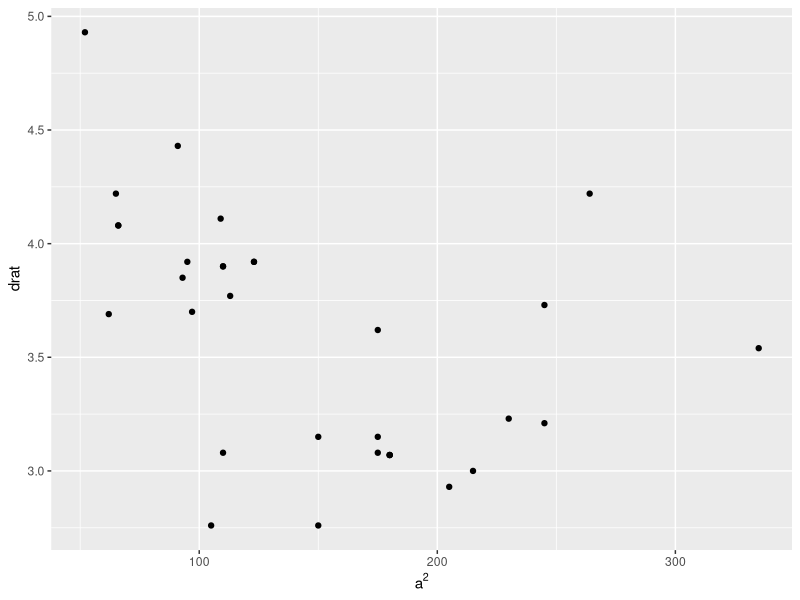
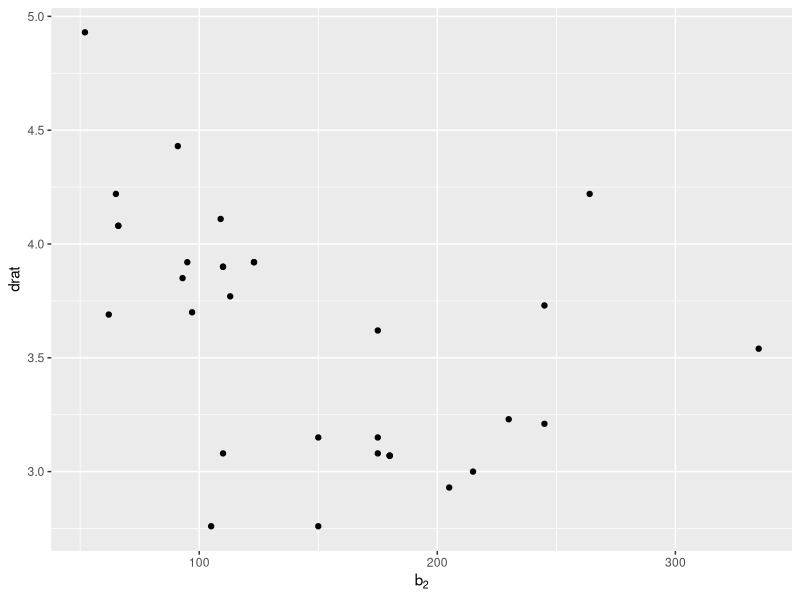
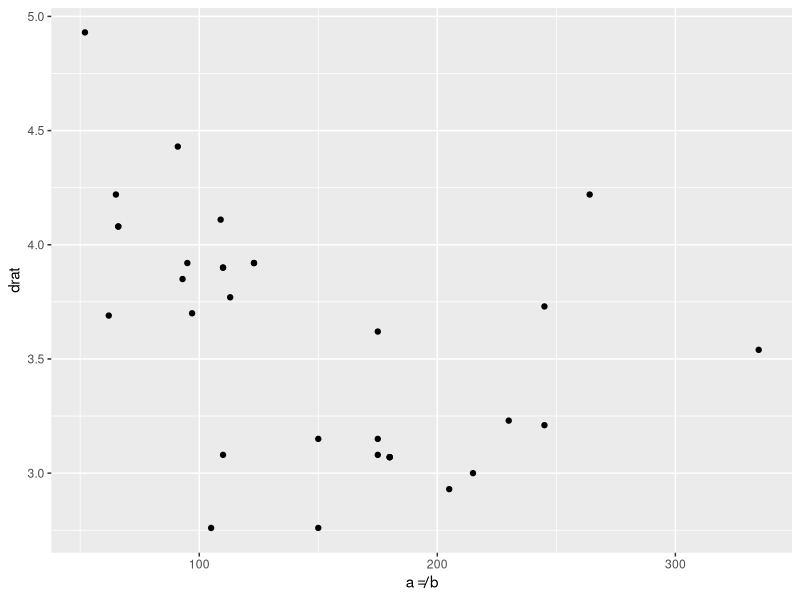
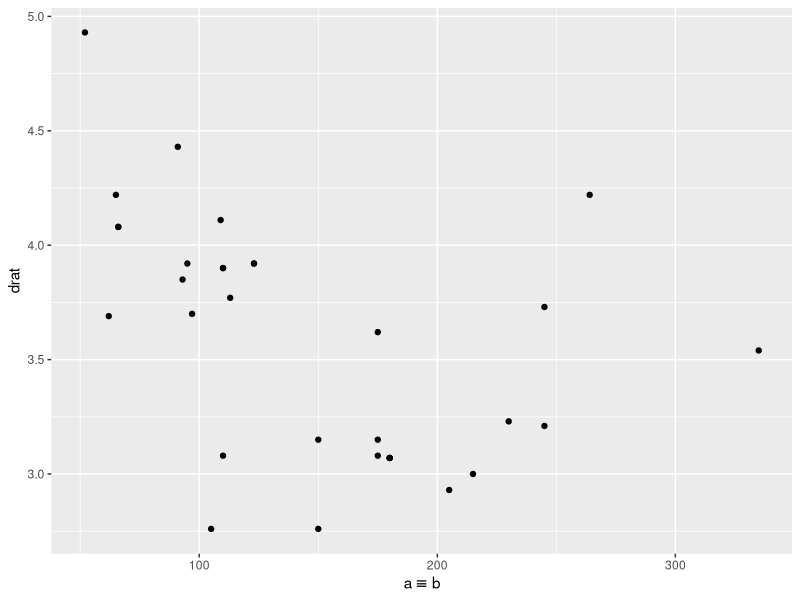
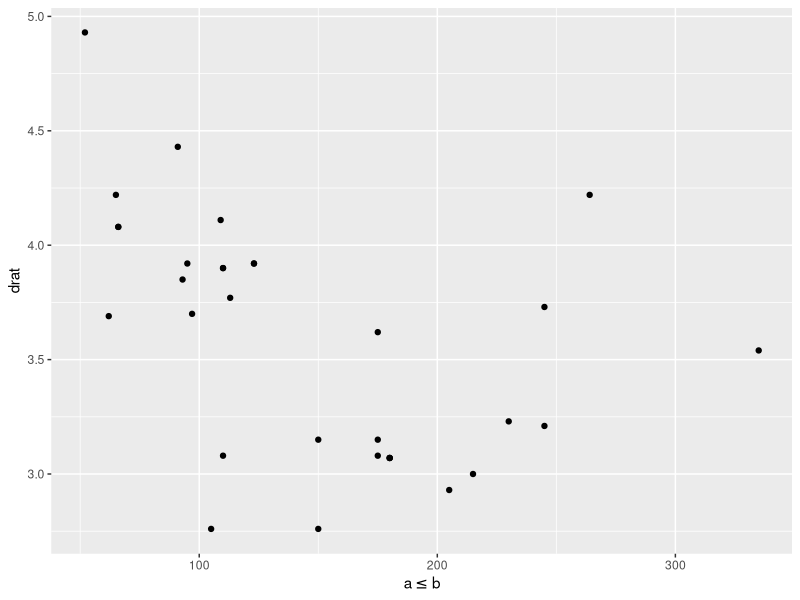
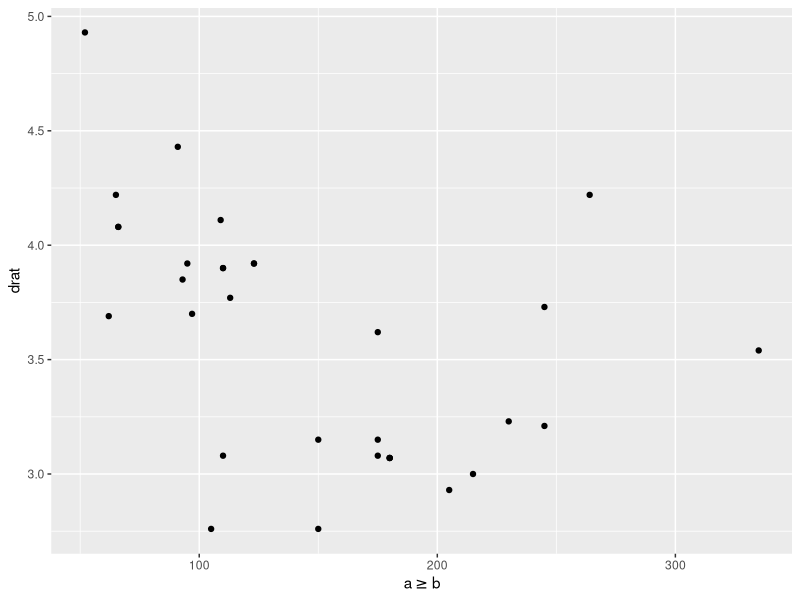
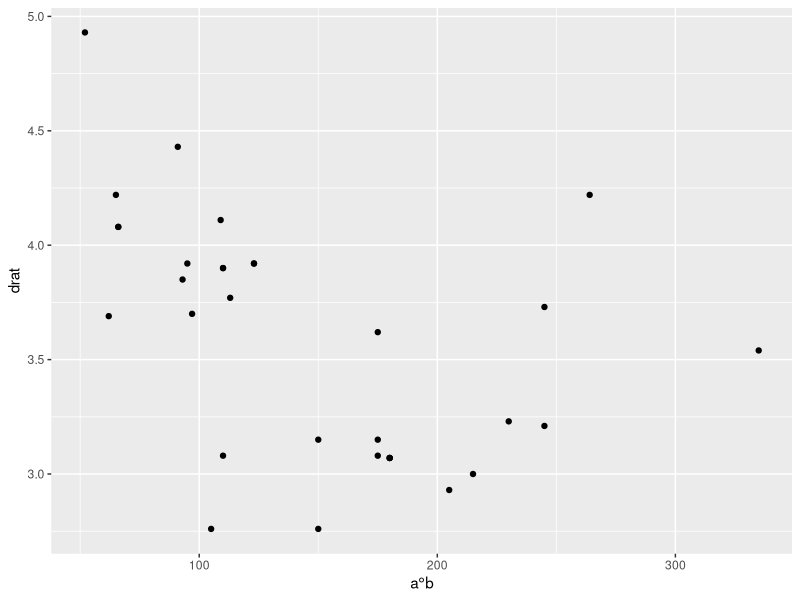
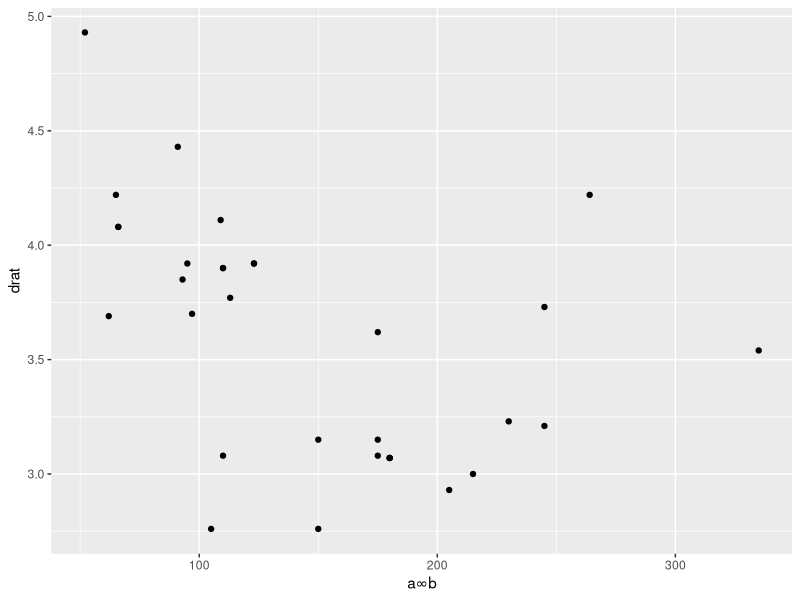

These charts were generated, in order, by the following R code:
# Kirilkin Vladimir PI18-2
library(ggplot2) 
 
#task 2 
plot_with_label <- function(x) ggplot(mtcars, aes(hp, drat)) + geom_point() + scale_x_continuous(x) 
plot_with_label(quote(a ^ 2))
plot_with_label(quote(b[2]))
plot_with_label(quote(a != b))
plot_with_label(quote(a %==% b))
plot_with_label(quote(a <= b))
plot_with_label(quote(a >= b))
plot_with_label(quote(paste(a * degree, b)))
plot_with_label(quote(paste(a, infinity, b)))
 
#task 3 
ggplot(mtcars, aes(hp, drat)) + geom_point() + labs(x = NULL, y = NULL) 
 
#task 4 
ggplot(mtcars, aes(hp, drat)) + geom_point() + scale_x_log10(minor_breaks = 100) 
 
#task 5 
ggplot(mtcars, aes(hp, drat)) + geom_point() + scale_x_continuous(breaks = 100, labels = "here") 
 
#task 6 
ggplot(mtcars, aes(hp, drat, colour = hp)) + geom_point() + scale_colour_continuous(name="Horse power", labels=scales::unit_format(unit="hp")) 
 
#task 7 
ggplot(mtcars, aes(hp, qsec, colour = qsec)) + geom_point() + labs(x = NULL, y = NULL) + scale_colour_continuous(name = "Разгон", labels = scales::unit_format(unit = "seq")) 
ggplot(mtcars, aes(hp, qsec, colour = qsec)) + geom_point() + labs(x = NULL, y = NULL) + scale_colour_continuous(name = "Разгон", labels = scales::unit_format(unit = "seq")) + theme(legend.position = "bottom") 
ggplot(mtcars, aes(hp, qsec, colour = qsec)) + geom_point() + labs(x = NULL, y = NULL) + scale_colour_continuous(name = "Разгон", labels = scales::unit_format(unit = "seq")) + theme(legend.position = "left") 
ggplot(mtcars, aes(hp, qsec, colour = qsec)) + geom_point() + labs(x = NULL, y = NULL) + scale_colour_continuous(name = "Разгон", labels = scales::unit_format(unit = "seq")) + theme(legend.position = c(0.4, 0.2)) 
 
#task 8 
ggplot(mtcars, aes(hp, wt, colour = wt, size = hp)) + geom_tile() + labs(x = NULL, y = NULL) + scale_colour_continuous(labels = NULL, name = "Вес")

#task 9 
ggplot(mtcars, aes(hp, mpg * 0.43 * 46.78, colour = mpg * 0.43 * 46.78)) + geom_point() + labs(x = NULL, y = NULL) + scale_colour_continuous(labels = scales::unit_format(unit = "Р"), name = "Плата за 100км")

#task 10
ggplot(mtcars, aes(hp, drat)) + geom_point() + scale_x_continuous(minor_breaks = mtcars$hp) + scale_y_continuous(minor_breaks = mtcars$drat)

#task 11
mtcars$gear <- as.factor(mtcars$gear)
ggplot(mtcars, aes(hp, drat, colour = qsec, shape = gear)) + geom_point() + geom_segment(aes(x = hp, xend = hp, y = 0, yend = drat))

#task 12
(g <- ggplot(mtcars, aes(hp,drat)) + geom_point(aes(colour = qsec)))
g + theme_dark()
g + theme_linedraw()
g + theme(panel.background = element_rect(fill = "#FF00FF", colour = "grey50"))

#task 13
ggplot(mtcars, aes(hp,drat)) + geom_point() + coord_flip()
ggplot(mtcars, aes(hp,drat)) + geom_point() + coord_cartesian()
ggplot(mtcars, aes(hp,drat)) + geom_point() + coord_fixed(1 * max(mtcars$hp) / max(mtcars$drat))